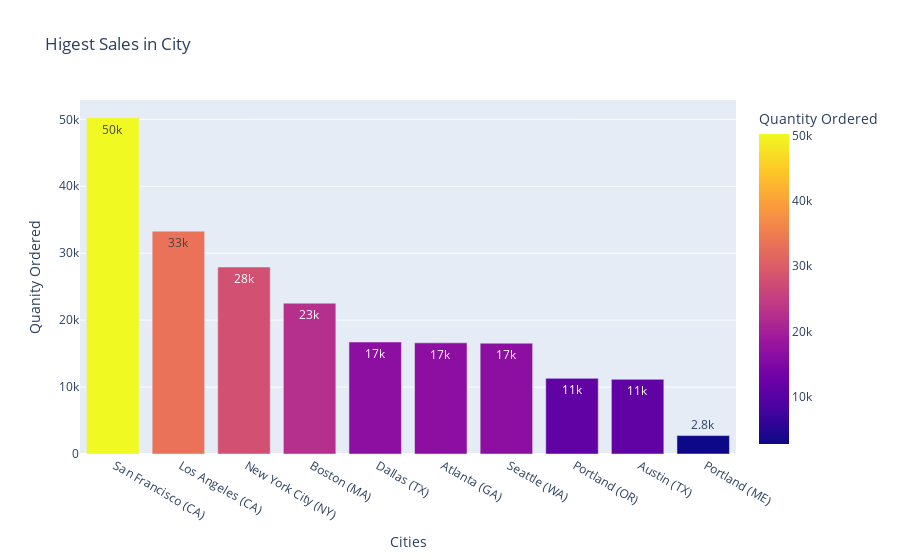

The notebook cell saved with this chart:
### Code cell
fig = px.bar(high_sales_city,x='City',y='Quantity Ordered',title='Higest Sales in City',text_auto='0.2s',
        color='Quantity Ordered')
fig.update_layout(xaxis_title='Cities',yaxis_title='Quanity Ordered')
fig.show()

### Figure 1 — Plotly figure (JSON) as saved in the notebook; plotly's stock layout.template omitted (floating-point values rounded to 4 significant figures)
{"data": [{"hovertemplate": "City=%{x}<br>Quantity Ordered=%{marker.color}<extra></extra>", "legendgroup": "", "marker": {"color": [50239, 33289, 27932, 22528, 16730, 16602, 16553, 11303, 11153, 2750], "coloraxis": "coloraxis", "pattern": {"shape": ""}}, "name": "", "orientation": "v", "showlegend": false, "textposition": "auto", "texttemplate": "%{y:0.2s}", "type": "bar", "x": [" San Francisco (CA)", " Los Angeles (CA)", " New York City (NY)", " Boston (MA)", " Dallas (TX)", " Atlanta (GA)", " Seattle (WA)", " Portland (OR)", " Austin (TX)", " Portland (ME)"], "xaxis": "x", "y": [50239, 33289, 27932, 22528, 16730, 16602, 16553, 11303, 11153, 2750], "yaxis": "y"}], "layout": {"barmode": "relative", "coloraxis": {"colorbar": {"title": {"text": "Quantity Ordered"}}, "colorscale": [[0, "#0d0887"], [0.1111, "#46039f"], [0.2222, "#7201a8"], [0.3333, "#9c179e"], [0.4444, "#bd3786"], [0.5556, "#d8576b"], [0.6667, "#ed7953"], [0.7778, "#fb9f3a"], [0.8889, "#fdca26"], [1, "#f0f921"]]}, "legend": {"tracegroupgap": 0}, "title": {"text": "Higest Sales in City"}, "xaxis": {"anchor": "y", "domain": [0, 1], "title": {"text": "Cities"}}, "yaxis": {"anchor": "x", "domain": [0, 1], "title": {"text": "Quanity Ordered"}}}}
